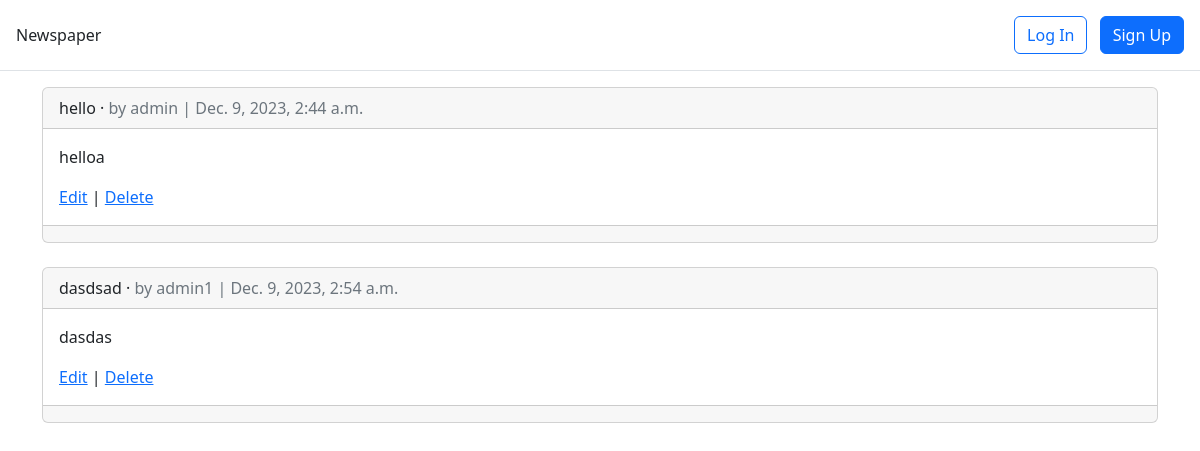
The page /articles/ on the database as committed earlier.
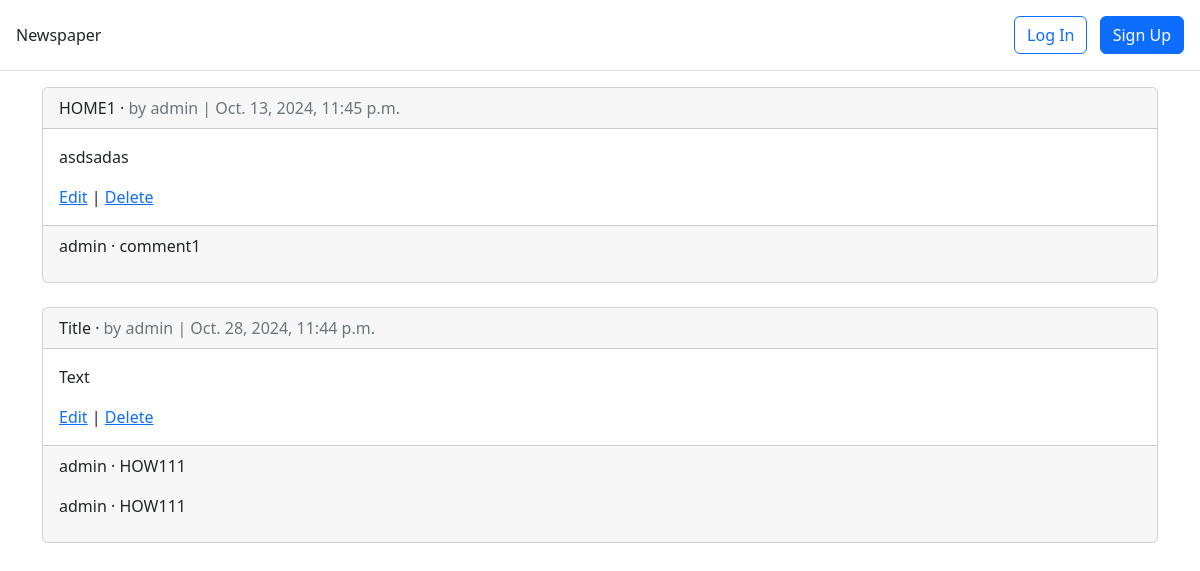
The same page on the database as committed later.
### articles/models.py (models this page shows, shortened)
class Article(models.Model):
    title = models.CharField(max_length=255)
    body = models.TextField()
    date = models.DateTimeField(auto_now_add=True)
    author = models.ForeignKey(
            settings.AUTH_USER_MODEL,
            on_delete=models.CASCADE,
        )

class Comment(models.Model): # new
    article = models.ForeignKey(Article, on_delete=models.CASCADE)
    comment = models.CharField(max_length=140)
    author = models.ForeignKey(
    settings.AUTH_USER_MODEL,
    on_delete=models.CASCADE,
    )
    def __str__(self):
        return self.comment

### accounts/models.py (models this page shows)
class CustomUser(AbstractUser):
    age = models.PositiveIntegerField(null=True, blank=True)

### articles/views.py (the view)
# urls.py: path("", ArticleListView.as_view(),name="article_list"),
class ArticleListView(ListView):
    model = Article
    template_name = "article_list.html"

### templates/article_list.html (shortened to what this page needs)
{% extends 'base.html' %}
{% block content %}
  {% for article in article_list %}
    <div class="card">
      <div class="card-header">
        <span class="font-weight-bold">{{ article.title }}</span> &middot;
        <span class="text-muted">
          by {{ article.author }} |
          {{ article.date }}
        </span>
      </div>
      <div class="card-body">
        <p>{{ article.body }}</p>
        <a href="{% url 'article_edit' article.pk %}">Edit</a> |
        <a href="{% url 'article_delete' article.pk %}">Delete</a>
      </div>
      <div class="card-footer">
        {% for comment in article.comment_set.all %}
          <p>
            <span class="font-weight-bold">{{ comment.author }} &middot;</span>
            {{ comment }}
          </p>
        {% endfor %}
      </div>
    </div>
    <br />
  {% endfor %}
{% endblock %}

### templates/base.html (shortened to what this page needs)
<!DOCTYPE html>
<html>
<head>
  <link href="https://cdn.jsdelivr.net/npm/bootstrap@5.2.3/dist/css/bootstrap.min.css" rel="stylesheet"
>
</head>
<body>
  <header class="p-3 mb-3 border-bottom">
    <div class="d-flex flex-wrap align-items-center justify-content-center
        justify-content-lg-start">
      <a class="navbar-brand" href="{% url 'home' %}">Newspaper</a>
          {% if user.is_authenticated %}
          <li><a href="{% url 'article_new' %}" class="nav-link px-2 link-dark">+ New</a></li>
      </ul>
      <div class="dropdown text-end">
        <a href="#" class="d-block link-dark text-decoration-none dropdown-toggle" id="dropdownUser1"
          data-bs-toggle="dropdown" aria-expanded="false">
          {{ user.username }}
        </a>
        <ul class="dropdown-menu text-small" aria-labelledby="dropdownUser1">
          <li><a class="dropdown-item" href="{% url 'password_change' %}">
              Change password</a></li>
          <li><a class="dropdown-item" href="{% url 'logout' %}">Log Out</a></li>
        </ul>
      </div>
      {% else %}
      <div class="text-end">
        <a href="{% url 'login' %}" class="btn btn-outline-primary me-2">
          Log In</a>
        <a href="{% url 'signup' %}" class="btn btn-primary">Sign Up</a>
      </div>
      {% endif %}
    </div>
  </header>
  <main>
    <div class="container">
      {% block content %}
      {% endblock content %}
    </div>
  </main>
</body>
</html>

Rows that differ between the two databases and show on the page:
removed Article: title "dasdsad", author "admin1", date "Dec. 9, 2023, 2:54 a.m.", body "dasdas"
changed Article: title "hello" → "HOME1"; date "Dec. 9, 2023, 2:44 a.m." → "Oct. 13, 2024, 11:45 p.m."; body "helloa" → "asdsadas"
added Comment: author "admin", comment "comment1", shown under Article "HOME1"
added Article: title "Title", author "admin", date "Oct. 28, 2024, 11:44 p.m.", body "Text"
added Comment: author "admin", comment "HOW111", shown under "Title"
added Comment: author "admin", comment "HOW111", shown under "Title"
